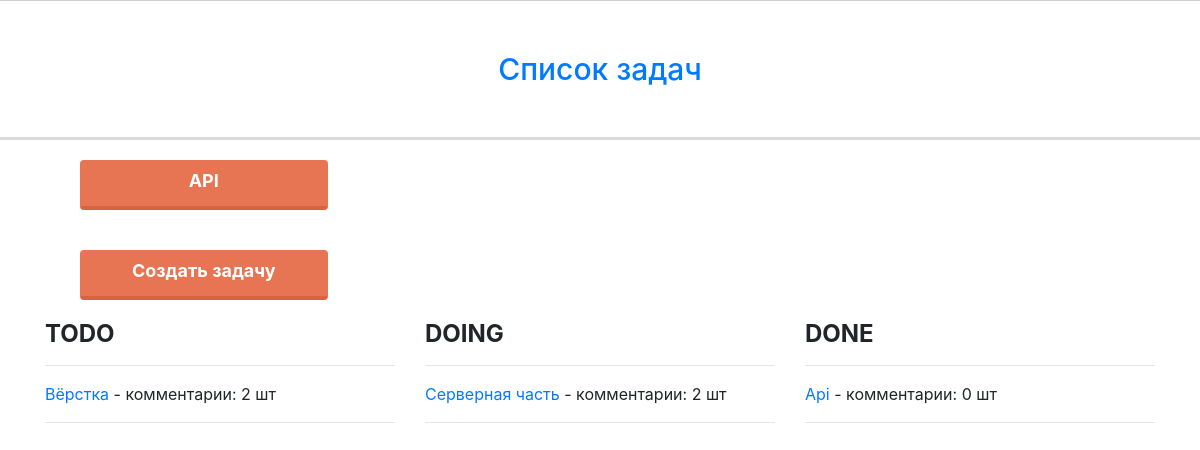
The app's page /, older data.
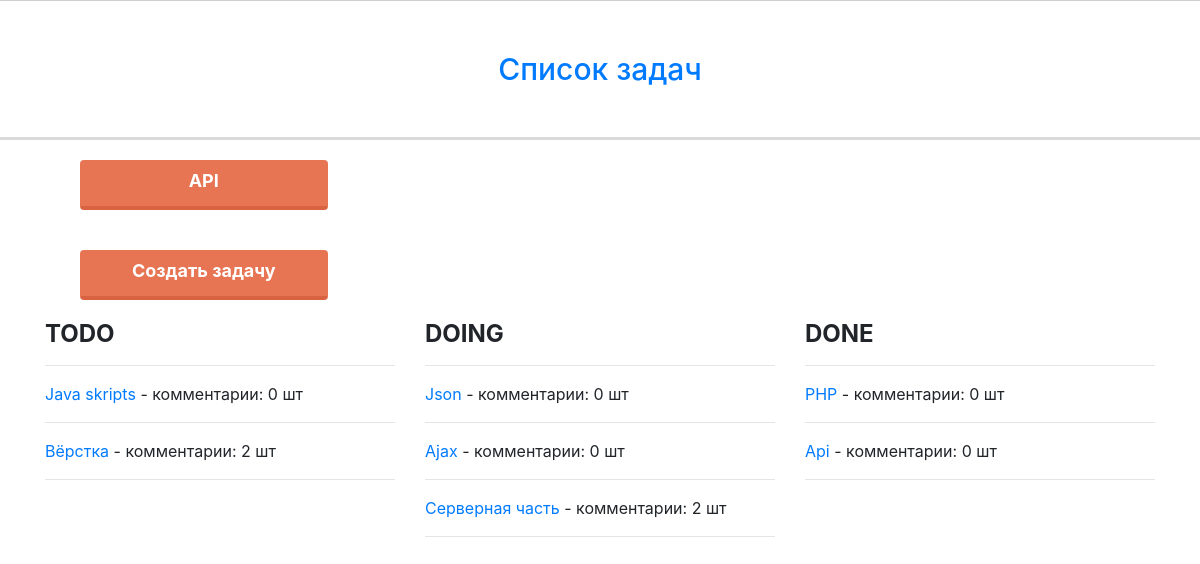
The same page, newer data.
### tables this page shows
CREATE TABLE `task` (
  `id` int(11) NOT NULL,
  `name` varchar(255) NOT NULL,
  `status` varchar(255) NOT NULL
);

### application/controllers/MainController.php (called while the page is built, shortened)
<?php
class MainController extends Controller
{
	public function indexAction()
	{
        $vars = [
            'task' => $this->model->getTask($this->route),
        ];
        $this->view->render('Список задач', $vars);
	}
}

### index.php (called while the page is built, shortened)
<?php
spl_autoload_register(function($class){
	$path = str_replace('\\', '/', $class.'.php');
});
$router = new Router;
$router->run();

### application/lib/Db.php (called while the page is built, shortened)
<?php
class Db {
    protected $db;
    public function __construct() {
        $config = require 'application/config/db.php';
        $this->db = new PDO('mysql:host='.$config['host'].';dbname='.$config['name'].'', $config['user'], $config['password']);
    }
    public function query($sql, $params = []) {
        $stmt = $this->db->prepare($sql);
        $stmt->execute();
        return $stmt;
    }
    public function row($sql, $params = []) {
        $result = $this->query($sql, $params);
        return $result->fetchAll(PDO::FETCH_ASSOC);
    }
}

### application/config/db.php (called while the page is built)
<?php
return [
	'host' => 'localhost',
	'name' => 'tz',
	'user' => 'root',
	'password' => '',
];

### application/models/Main.php (called while the page is built, shortened)
<?php
class Main extends Model
{
	public function getTask()
	{
		$result = $this->db->row('SELECT task.id, task.name, task.status,
                                        COUNT(comments.id) AS qty FROM task AS task LEFT JOIN comments AS comments ON task.id=comments.id_task
                                        GROUP BY task.id, task.name, task.status
                                        ORDER BY task.id DESC');
		return $result;
	}
}

### application/core/Model.php (called while the page is built, shortened)
<?php
abstract class Model
{
	public function __construct()
	{
		$this->db = new Db;
	}
}

### application/views/main/index.php (the view)
<section class="main-content">
    <div class="container">
        <div class="col-sm-3">
            <a class="btn btn-default" href="/api">API</a>
        </div>
        <div class="col-sm-3">
            <a class="btn btn-default" href="/add">Создать задачу</a>
        </div>
        <div class="row">
            <div class="col-sm">
                <h3>TODO</h3><hr>
                <?php foreach ($task as $k) :?>
                    <?php if ($k['status'] == 'todo'): ?>
                        <p><a href="/edit/<?= $k['id'];?>"><?= $k['name'];?></a> - комментарии: <?= $k['qty'];?> шт</p><hr>
                    <?php endif; ?>
                <?php endforeach; ?>
            </div>
            <div class="col-sm">
                <h3>DOING</h3><hr>
                <?php foreach ($task as $k) :?>
                    <?php if ($k['status'] == 'doing'): ?>
                        <p><a href="/edit/<?= $k['id'];?>"><?= $k['name'];?></a> - комментарии: <?= $k['qty'];?> шт</p><hr>
                    <?php endif; ?>
                <?php endforeach; ?>
            </div>
            <div class="col-sm">
                <h3>DONE</h3><hr>
                <?php foreach ($task as $k) :?>
                    <?php if ($k['status'] == 'done'): ?>
                        <p><a href="/edit/<?= $k['id'];?>"><?= $k['name'];?></a> - комментарии: <?= $k['qty'];?> шт</p><hr>
                    <?php endif; ?>
                <?php endforeach; ?>
            </div>
        </div>
    </div>
</section>

### application/core/Router.php (shortened to what this page needs)
<?php
class Router
{
    protected $routes = [];
    protected $params = [];
    public function add($route, $params)
    {
        $route = preg_replace('/{([a-z]+):([^\}]+)}/', '(?P<\1>\2)', $route);
        $route = '#^'.$route.'$#';
        $this->routes[$route] = $params;
    }
    public function match()
    {
        $url = trim($_SERVER['REQUEST_URI'], '/');
        foreach ($this->routes as $route => $params) {
            if (preg_match($route, $url, $matches)) {
                $this->params = $params;
                return true;
            }
        }
        return false;
    }
    public function run()
    {
        if ($this->match()) {
            $path = 'application\controllers\\'.ucfirst($this->params['controller']).'Controller';
            if (class_exists($path)) {
                $action = $this->params['action'].'Action';
                if (method_exists($path, $action)) {
                    $controller = new $path($this->params);
                    $controller->$action();
                } else {
                    View::errorCode(404);
                }
            } else {
                View::errorCode(404);
            }
        } else {
            View::errorCode(404);
        }
    }
}

### application/core/View.php (shortened to what this page needs)
<?php
class View
{
	public $path;
	public $layout = 'default';
	public function __construct($route)
	{
		$this->path = $route['controller'] . '/' . $route['action'];
	}
	public function render($title, $vars = [])
	{
		$path = 'application/views/' . $this->path . '.php';
		if(file_exists($path)){
			require $path;
			$content = ob_get_clean();
			require 'application/views/layouts/' . $this->layout . '.php';
		}
	}
}

### application/views/layouts/default.php (shortened to what this page needs)
<!doctype html>
<html lang="ru">
<head>
    <link href="/public/css/bootstrap.min.css" rel="stylesheet">
    <link href="/public/css/style.css" rel="stylesheet">
</head>
<body>
<section class="main-slogan">
    <div class="container">
        <a href="/"><h1>Список задач</h1></a>
    </div>
</section>
<?=$content;?>
</body>
</html>

### public/css/style.css (style rules this page uses)
.main-slogan { background: #fff; text-align: center; padding: 50px 0; border-top: 1px solid #cfcfcf; border-bottom: 3px solid #dadada; }
.main-slogan h1 { font-size: 30px; margin: 0; }
.main-content h3 { font-size: 24px; font-weight: 700; }
.main-content .btn { margin: 20px; height: 50px; background: #e77553; font-size: 18px; font-weight: 700; color: #fff; border-bottom: 4px solid #d96340; width: 100%; }

Row changes from the older to the newer data that the page shows:
added task: name "Java skripts", qty "0", shown under "TODO"
added task: name "Json", qty "0", shown under "DOING"
added task: name "Ajax", qty "0", shown under "DOING"
added task: name "PHP", qty "0", shown under "DONE"
